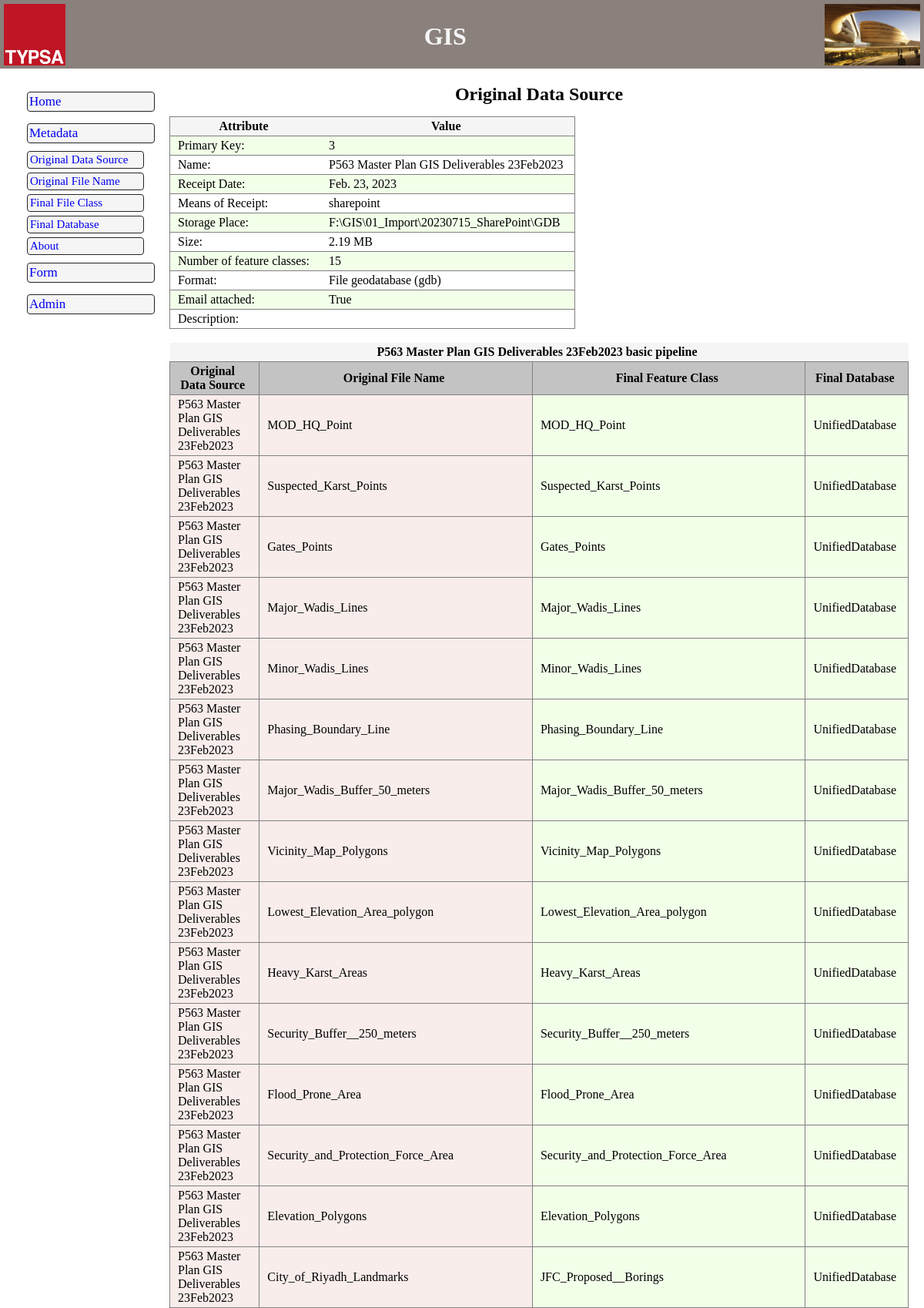
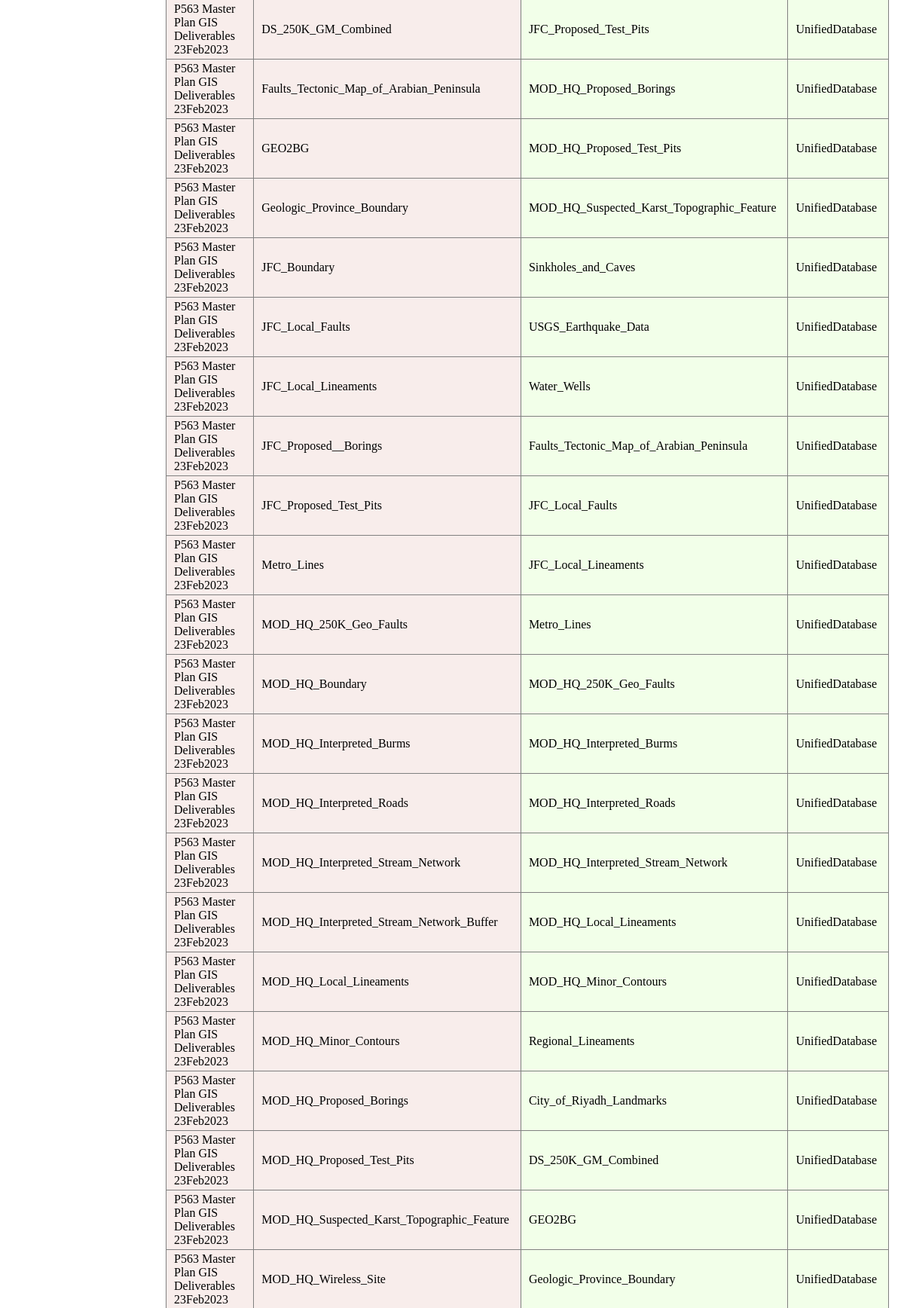
/metadata/ofs-detail/3/ (upper part), run on the app's committed database (2 pictures, top to bottom).
### app_satoc/models.py (models this page shows, shortened)
class OriginalFolderSource(models.Model):
    ofs_id = models.BigAutoField(primary_key=True, verbose_name="Primary Key")
    ofs_name = models.CharField(max_length=80, unique=True, verbose_name="Name")
    ofs_receiptdate = models.DateField(blank=True, null=True, verbose_name="Receipt Date")
    ofs_meansofreceipt = models.CharField(max_length=20, blank=True, null=True, verbose_name="Means of Receipt")
    ofs_storageplace = models.CharField(max_length=150, blank=True, null=True, verbose_name="Storage Place")  ### Considering to use models.FilePathField
    ofs_size = models.IntegerField(blank=True, null=True, verbose_name="Size (MB)")
    ofs_featureclass = models.SmallIntegerField(blank=True, null=True, verbose_name="Number of feature classes")
    ofs_format = models.ForeignKey(DomainFormat, on_delete=models.SET_NULL, blank=True, null=True, verbose_name="Format")
    ofs_email = models.BooleanField(default=False, verbose_name="Email attached")
    ofs_description = models.TextField(null=True, blank=True, verbose_name="Description")

class DomainFormat(models.Model):
    dom_sg_format = models.CharField(primary_key=True, max_length=4, verbose_name="Format Acronym")
    dom_nm_format = models.CharField(max_length=30, unique=True, verbose_name="Format Name")
    def __str__(self):
        return '{0} ({1})'.format(self.dom_nm_format, self.dom_sg_format)

class FinalFileName(models.Model):
    ffn_id = models.BigAutoField(primary_key=True, verbose_name="Primary Key")
    ffn_ofs = models.ForeignKey(OriginalFolderSource, on_delete=models.SET_NULL, blank=True, null=True, verbose_name="Original Folder Source")
    ffn_ofn = ChainedForeignKey(
                                OriginalFileName,
                                chained_field="ffn_ofs",
                                chained_model_field="ofn_ofs",
                                show_all=False,
                                auto_choose=True,
                                sort=True,
                                verbose_name="Original File Name")
    ffn_fdb = models.ForeignKey(FinalDatabase, on_delete=models.SET_NULL, blank=True, null=True, verbose_name="Final Database")
    ffn_featureclass = models.CharField(max_length=80, unique=True, verbose_name="Final Feature Class Name")
    ffn_featuredataset = models.CharField(max_length=80, verbose_name="Final Feature Dataset Name")
    ffn_standard_sdsfie = models.BooleanField(default=False, verbose_name="Adheres to the SDSFIE standard")
    ffn_type = models.ForeignKey(DomainType, on_delete=models.SET_NULL, blank=True, null=True, verbose_name="Type")
    ffn_format = models.ForeignKey(DomainFormat, on_delete=models.SET_NULL, blank=True, null=True, verbose_name="Format")
    ffn_epsg = models.ForeignKey(DomainEPSG, on_delete=models.SET_NULL, blank=True, null=True, verbose_name="EPSG")
    ffn_description = models.TextField(null=True, blank=True, verbose_name="Description")

class OriginalFileName(models.Model):
    ofn_id = models.BigAutoField(primary_key=True, verbose_name="Primary Key")
    ofn_ofs = models.ForeignKey(OriginalFolderSource, on_delete=models.DO_NOTHING, verbose_name="Original Folder Name",)
    ofn_featureclass = models.CharField(max_length=80, unique=True, blank=True, null=True, verbose_name="Original Feature Class Name")
    ofn_featuredataset = models.CharField(max_length=80, verbose_name="Original Feature Dataset Name")
    ofn_attributes = models.SmallIntegerField(blank=True, null=True, verbose_name="Number of attributes")
    ofn_epsg = models.ForeignKey(DomainEPSG, on_delete=models.SET_NULL, blank=True, null=True, verbose_name="EPSG")
    ofn_format = models.ForeignKey(DomainFormat, on_delete=models.SET_NULL, blank=True, null=True, verbose_name="Format")
    ofn_type = models.ForeignKey(DomainType, on_delete=models.SET_NULL, blank=True, null=True, verbose_name="Type")
    ofn_attached_photos = models.BooleanField(default=False, verbose_name="Attached photos")
    ofn_description = models.TextField(null=True, blank=True, verbose_name="Description")
    def __str__(self):
        return self.ofn_featureclass

class FinalDatabase(models.Model):
    fdb_id = models.BigAutoField(primary_key=True, verbose_name="Primary Key")
    fdb_database_name = models.CharField(max_length=80, unique=True, verbose_name="Final Database Name")
    fdb_storageplace = models.CharField(max_length=150, blank=True, null=True, verbose_name="Storage Place")                    ### Considering to use models.FilePathField
    fdb_format = models.ForeignKey(DomainFormat, on_delete=models.SET_NULL, blank=True, null=True, verbose_name="Format")
    fdb_database_active = models.BooleanField(default=False, verbose_name="Database is Active")
    fdb_webportal_active = models.BooleanField(default=False, verbose_name="Webportal is Active")
    fdb_moved = models.BooleanField(default=False, verbose_name="Files were totally moved")
    def __str__(self):
        return self.fdb_database_name

### app_satoc/views.py (the view)
# urls.py: path('ofs-detail/<int:pk>/', Detail_OFS, name='ofs-detail'),
def Detail_OFS(request, pk):
    originalfoldersource = get_object_or_404(OriginalFolderSource, ofs_id=pk)
    finalfilename = FinalFileName.objects.filter(ffn_ofs=pk).select_related('ffn_ofn','ffn_fdb')
    context = {
        'originalfoldersource': originalfoldersource,
        'finalfilename': finalfilename
        }
    return render(request, 'app_satoc/originalfoldersource_detail.html', context)

### templates/app_satoc/originalfoldersource_detail.html (shortened to what this page needs)
{% extends "shared/base_generic.html" %}
{% load static %}
{% block subtitle %}<h2>Original Data Source</h2>{% endblock %}
{% block content %}
<table class="table_main">
    <tbody>
        <tr><th>Attribute </th><th>Value</th></tr>
        <tr><td>Primary Key: </td><td>{{ originalfoldersource.ofs_id }}</td></tr>
        <tr><td>Name: </td><td>{{originalfoldersource.ofs_name }}</td></tr>
        <tr><td>Receipt Date: </td><td>{{ originalfoldersource.ofs_receiptdate }}</td></tr>
        <tr><td>Means of Receipt: </td><td>{{ originalfoldersource.ofs_meansofreceipt }}</td></tr>
        <tr><td>Storage Place: </td><td>{{ originalfoldersource.ofs_storageplace }}</td></tr>
        <tr><td>Size: </td><td>{{ originalfoldersource.ofs_size }} MB</td></tr>
        <tr><td>Number of feature classes: </td><td>{{ originalfoldersource.ofs_featureclass }}</td></tr>
        <tr><td>Format: </td><td>{{ originalfoldersource.ofs_format }}</td></tr>
        <tr><td>Email attached: </td><td>{{ originalfoldersource.ofs_email }}</td></tr>
        <tr><td>Description: </td><td>{{ originalfoldersource.ofs_description }}</td></tr>
    	</tbody>
</table>
<br>
<table class="table_auxiliar">
    <tbody>
        <tr><th colspan="4">{{ originalfoldersource.ofs_name }} basic pipeline</th></tr>
        <tr>
            <th class="table_auxiliar_head">Original Data Source</th>
            <th class="table_auxiliar_head">Original File Name</th>
            <th class="table_auxiliar_head">Final Feature Class</th>
            <th class="table_auxiliar_head">Final Database</th>
        </tr>
        {% for filename in finalfilename %}
        <tr>
            <td class="table_source">{{ originalfoldersource.ofs_name }}</td>
            <td class="table_source">{{ filename.ffn_ofn }}</td>
            <td class="table_target">{{ filename.ffn_featureclass }}</td>
            {% if filename.ffn_fdb %}
                <td class="table_target">{{ filename.ffn_fdb }}</td>
            {% else %}
                <td class="table_target">-----</td>
            {% endif %}
        </tr>
        {% endfor %}
    </tbody>
</table>
{% endblock %}

### app_satoc/static/styles/styles.css (style rules this page uses)
:root { --headerwebmap: #8a807c; --footerwebmap: #190c0c; --title_subtitle: #4c4c4c; --title: #808080; --softblack: #242424; --hardgrey: #DDDDDD; --softgreen: #CCC8AA; --softgrey-color: #f5f5f5; --softgrey-colorhoover: #d7d7d7; }
* { margin: 0; padding: 0; text-decoration: none; list-style-type: none; }
body { display:grid; grid-template-rows:auto 1fr auto; min-height:100vh; min-height:100svh; }
table, th, td, tr { border-collapse: collapse; }
th, td, tr { padding: 3px 15px 3px 10px; }
.table_main { align-self: left; display: flex; justify-content: left; }
.table_main tr:nth-child(even) { background-color: rgb(242, 255, 233); border: 1px solid var(--title); }
.table_main tr:nth-child(odd) { border: 1px solid var(--title); }
.table_auxiliar { display: flex; justify-content: left; max-width: 1600px; }
.table_auxiliar_head { background-color: rgba(180, 180, 180, 0.8); border: 1px solid var(--title); }
th { background-color: var(--softgrey-color); color:var(--softblack) border: 1px solid var(--title); }
.table_source { background-color: #f8edeb; border: 1px solid var(--title); }
.table_target { background-color: rgb(242, 255, 233); border: 1px solid var(--title); }

### data on the page
OriginalFolderSource: ofs_id "3", ofs_name "P563 Master Plan GIS Deliverables 23Feb2023", ofs_receiptdate "Feb. 23, 2023", ofs_meansofreceipt "sharepoint", ofs_storageplace "F:\\GIS\\01_Import\\20230715_SharePoint\\GDB", ofs_size "2.19", ofs_featureclass "15", ofs_format "File geodatabase (gdb)", ofs_email "True"
FinalFileName: ffn_ofn "MOD_HQ_Point", ffn_featureclass "MOD_HQ_Point", ffn_fdb "UnifiedDatabase"
FinalFileName: ffn_ofn "Suspected_Karst_Points", ffn_featureclass "Suspected_Karst_Points", ffn_fdb "UnifiedDatabase"
FinalFileName: ffn_ofn "Gates_Points", ffn_featureclass "Gates_Points", ffn_fdb "UnifiedDatabase"
FinalFileName: ffn_ofn "Major_Wadis_Lines", ffn_featureclass "Major_Wadis_Lines", ffn_fdb "UnifiedDatabase"
FinalFileName: ffn_ofn "Minor_Wadis_Lines", ffn_featureclass "Minor_Wadis_Lines", ffn_fdb "UnifiedDatabase"
FinalFileName: ffn_ofn "Phasing_Boundary_Line", ffn_featureclass "Phasing_Boundary_Line", ffn_fdb "UnifiedDatabase"
FinalFileName: ffn_ofn "Major_Wadis_Buffer_50_meters", ffn_featureclass "Major_Wadis_Buffer_50_meters", ffn_fdb "UnifiedDatabase"
FinalFileName: ffn_ofn "Vicinity_Map_Polygons", ffn_featureclass "Vicinity_Map_Polygons", ffn_fdb "UnifiedDatabase"
FinalFileName: ffn_ofn "Lowest_Elevation_Area_polygon", ffn_featureclass "Lowest_Elevation_Area_polygon", ffn_fdb "UnifiedDatabase"
FinalFileName: ffn_ofn "Heavy_Karst_Areas", ffn_featureclass "Heavy_Karst_Areas", ffn_fdb "UnifiedDatabase"
FinalFileName: ffn_ofn "Security_Buffer__250_meters", ffn_featureclass "Security_Buffer__250_meters", ffn_fdb "UnifiedDatabase"
FinalFileName: ffn_ofn "Flood_Prone_Area", ffn_featureclass "Flood_Prone_Area", ffn_fdb "UnifiedDatabase"
FinalFileName: ffn_ofn "Security_and_Protection_Force_Area", ffn_featureclass "Security_and_Protection_Force_Area", ffn_fdb "UnifiedDatabase"
FinalFileName: ffn_ofn "Elevation_Polygons", ffn_featureclass "Elevation_Polygons", ffn_fdb "UnifiedDatabase"
FinalFileName: ffn_ofn "City_of_Riyadh_Landmarks", ffn_featureclass "JFC_Proposed__Borings", ffn_fdb "UnifiedDatabase"
FinalFileName: ffn_ofn "DS_250K_GM_Combined", ffn_featureclass "JFC_Proposed_Test_Pits", ffn_fdb "UnifiedDatabase"
FinalFileName: ffn_ofn "Faults_Tectonic_Map_of_Arabian_Peninsula", ffn_featureclass "MOD_HQ_Proposed_Borings", ffn_fdb "UnifiedDatabase"
FinalFileName: ffn_ofn "GEO2BG", ffn_featureclass "MOD_HQ_Proposed_Test_Pits", ffn_fdb "UnifiedDatabase"
FinalFileName: ffn_ofn "Geologic_Province_Boundary", ffn_featureclass "MOD_HQ_Suspected_Karst_Topographic_Feature", ffn_fdb "UnifiedDatabase"
FinalFileName: ffn_ofn "JFC_Boundary", ffn_featureclass "Sinkholes_and_Caves", ffn_fdb "UnifiedDatabase"
FinalFileName: ffn_ofn "JFC_Local_Faults", ffn_featureclass "USGS_Earthquake_Data", ffn_fdb "UnifiedDatabase"
FinalFileName: ffn_ofn "JFC_Local_Lineaments", ffn_featureclass "Water_Wells", ffn_fdb "UnifiedDatabase"
FinalFileName: ffn_ofn "JFC_Proposed__Borings", ffn_featureclass "Faults_Tectonic_Map_of_Arabian_Peninsula", ffn_fdb "UnifiedDatabase"
FinalFileName: ffn_ofn "JFC_Proposed_Test_Pits", ffn_featureclass "JFC_Local_Faults", ffn_fdb "UnifiedDatabase"
FinalFileName: ffn_ofn "Metro_Lines", ffn_featureclass "JFC_Local_Lineaments", ffn_fdb "UnifiedDatabase"
FinalFileName: ffn_ofn "MOD_HQ_250K_Geo_Faults", ffn_featureclass "Metro_Lines", ffn_fdb "UnifiedDatabase"
FinalFileName: ffn_ofn "MOD_HQ_Boundary", ffn_featureclass "MOD_HQ_250K_Geo_Faults", ffn_fdb "UnifiedDatabase"
FinalFileName: ffn_ofn "MOD_HQ_Interpreted_Burms", ffn_featureclass "MOD_HQ_Interpreted_Burms", ffn_fdb "UnifiedDatabase"
FinalFileName: ffn_ofn "MOD_HQ_Interpreted_Roads", ffn_featureclass "MOD_HQ_Interpreted_Roads", ffn_fdb "UnifiedDatabase"
FinalFileName: ffn_ofn "MOD_HQ_Interpreted_Stream_Network", ffn_featureclass "MOD_HQ_Interpreted_Stream_Network", ffn_fdb "UnifiedDatabase"
FinalFileName: ffn_ofn "MOD_HQ_Interpreted_Stream_Network_Buffer", ffn_featureclass "MOD_HQ_Local_Lineaments", ffn_fdb "UnifiedDatabase"
FinalFileName: ffn_ofn "MOD_HQ_Local_Lineaments", ffn_featureclass "MOD_HQ_Minor_Contours", ffn_fdb "UnifiedDatabase"
FinalFileName: ffn_ofn "MOD_HQ_Minor_Contours", ffn_featureclass "Regional_Lineaments", ffn_fdb "UnifiedDatabase"
FinalFileName: ffn_ofn "MOD_HQ_Proposed_Borings", ffn_featureclass "City_of_Riyadh_Landmarks", ffn_fdb "UnifiedDatabase"
FinalFileName: ffn_ofn "MOD_HQ_Proposed_Test_Pits", ffn_featureclass "DS_250K_GM_Combined", ffn_fdb "UnifiedDatabase"
FinalFileName: ffn_ofn "MOD_HQ_Suspected_Karst_Topographic_Feature", ffn_featureclass "GEO2BG", ffn_fdb "UnifiedDatabase"
FinalFileName: ffn_ofn "MOD_HQ_Wireless_Site", ffn_featureclass "Geologic_Province_Boundary", ffn_fdb "UnifiedDatabase"
